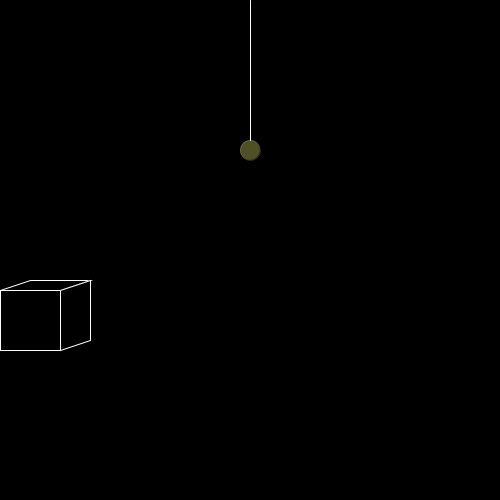
Frame 1 (no input)
Frame 60 (the mouse pressed at the canvas centre just before this capture): identical to frame 1, image omitted
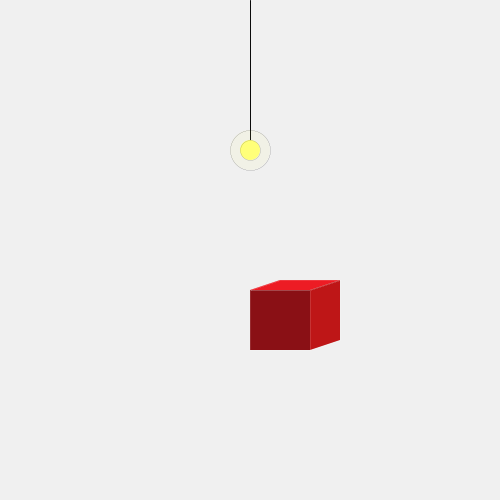
Frame 120 (the mouse held since frame 60 and released just before this capture)

The Processing sketch that drew these frames (run headless with seeded random() and noise(); from frame 60 on, the mouse is pressed at the canvas centre):

// Processing sketch: processing_93556
// ── processing_93556.pde

// Box in a room.
//The box moves in the horizontal direction following the mouse's
//position and when the mouse is pressed, the light turns on , the room
//turns light gray and the box turns red.
boolean lightIsOn;

void setup() {
  size(500, 500);
  smooth();
  lightIsOn = false;
}


// interaction
void mousePressed() {
  lightIsOn = !lightIsOn;
}
//After this command, when the mouse is pressed
//the light turns on and all the scene is changed.


void draw() {

  // box dark
  background (0);
  stroke(255);
  strokeWeight(1);
  fill(0);
  rect(mouseX, 290, 60, 60);
  fill(0);
  quad(mouseX, 290, mouseX + 30, 280, mouseX + 90, 280, mouseX + 60, 290);
  fill(0, 0, 0);
  quad(mouseX + 60, 290, mouseX + 90, 280, mouseX + 90, 340, mouseX + 60, 350);

  //light off

  strokeWeight(1);
  stroke(255);
  line( 250, 140, 250, 0);
  strokeWeight(0);

  fill(255, 255, 121, 80);
  ellipse (250, 150, 20, 20);


  if (lightIsOn) {
    background (240);


    // box red
    fill(138, 16, 21);
    rect(mouseX, 290, 60, 60);
    fill(237, 28, 36);
    quad(mouseX, 290, mouseX + 30, 280, mouseX + 90, 280, mouseX + 60, 290);
    fill(190, 22, 23);
    quad(mouseX + 60, 290, mouseX + 90, 280, mouseX + 90, 340, mouseX
      + 60, 350);

    //light on
    strokeWeight(1);
    stroke(10);
    line( 250, 150, 250, 0);
    strokeWeight(0);
    fill(255, 255, 121);
    ellipse (250, 150, 20, 20);
    fill(255, 255, 121, 20);
    ellipse (250, 150, 40, 40);
  }
}
